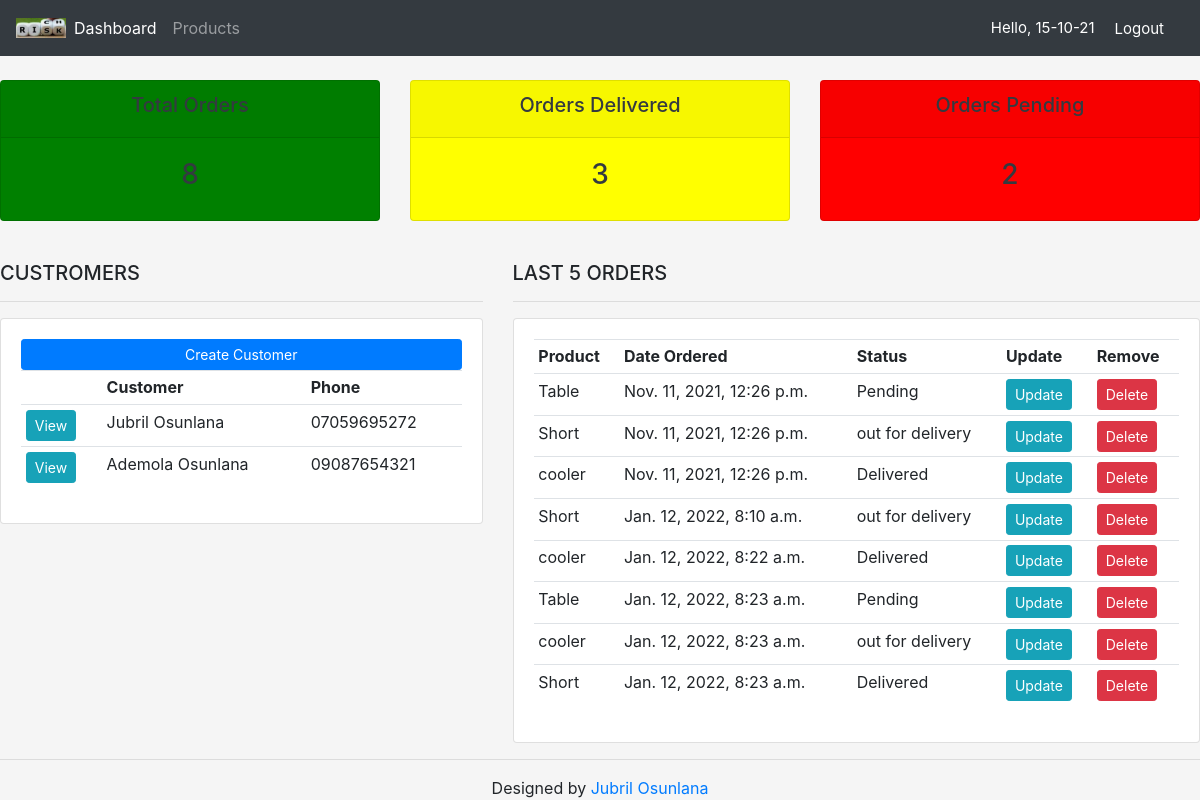
The app's page / (signed in) with its own data.
### crm/models.py (models this page shows, shortened)
class Customer(models.Model):
    name = models.CharField(max_length=200, null=True)
    phone = models.CharField(max_length=200, null=True)
    email = models.EmailField(max_length=200, null= True)
    date_created = models.DateTimeField(auto_now_add=True, null=True)

class Order(models.Model):
    STATUS = (
        ('Pending', 'Pending'),
        ('out for delivery', 'Out for delivery'),
        ('Delivered', 'Delivered'),
    )
    customer = models.ForeignKey(Customer, null=True, on_delete= models.SET_NULL)
    product = models.ForeignKey(Product, null=True, on_delete= models.SET_NULL)
    date_created = models.DateTimeField(auto_now_add=True, null=True)
    status = models.CharField(max_length=200, null=True, choices=STATUS)
    note = models.CharField(max_length=1000, null=True)

class Product(models.Model):
    CATEGORY = (
        ('Indoor', 'indoor'),
        ('Outdoor', 'Outdoor'),
    )
    name = models.CharField(max_length=200, null= True)
    price = models.FloatField(null= True)
    category = models.CharField(max_length=200, null= True, choices=CATEGORY)
    description = models.CharField(max_length=200, null= True)
    date_created = models.DateTimeField(auto_now_add=True, null=True)
    tags = models.ManyToManyField(Tag)
    def __str__(self):
        return self.name

### crm/views.py (the view)
# urls.py: path('', views.home, name = 'home'),
@login_required(login_url='login')
def home(request):
    orders = Order.objects.all()
    customers = Customer.objects.all()
    total_customers = customers.count()
    total_orders = orders.count()
    delivered = orders.filter(status='Delivered').count()
    pending = orders.filter(status='Pending').count()
    context = {'orders':orders, 'customers':customers, 'total_orders':total_orders, 'delivered':delivered, 'pending':pending}
    return render(request, 'crm/dashboard.html', context)

### crm/templates/crm/dashboard.html
{% extends 'crm/main.html' %}
{% block content %}
{% include 'crm/status.html' %}
<br>
<div class="row">
    <div class="col-md-5">
        <h5>CUSTROMERS</h5>
        <hr>
        <div class="card card-body">
            <a class="btn btn-primary btn-sm btn-block" href=""> Create Customer</a>
            <table class="table table-sm">
                <tr>
                    <th></th>
                    <th>Customer</th>
                    <th>Phone</th>
                </tr>
                {% for customer in customers %}
                    <tr>
                        <td><a class="btn btn-primary btn-sm btn-info" href="{% url 'customer' customer.id %}">View</a></td>
                        <td>{{customer.name}}</td>
                        <td>{{customer.phone}}</td>
                    </tr>
                {% endfor %}
            </table>
        </div>
    </div>
    <div class="col-md-7">
        <h5>LAST 5 ORDERS</h5>
        <hr>
        <div class="card card-body">
            <table class="table table-sm">
                <tr>
                    <th>Product</th>
                    <th>Date Ordered</th>
                    <th>Status</th>
                    <th>Update</th>
                    <th>Remove</th>
                </tr>
                {% for order in orders %}
                    <tr>
                        <td>{{order.product}}</td>
                        <td>{{order.date_created}}</td>
                        <td>{{order.status}}</td>
                        <td><a class="btn btn-primary btn-sm btn-info" href="{% url 'update_order' order.id %}">Update</a></td>
                        <td><a class="btn btn-primary btn-sm btn-danger" href="{% url 'delete_order' order.id %}">Delete</a></td>
                    </tr>
                {% endfor %}
            </table>
        </div>
    </div>
</div>
{% endblock %}

### crm/templates/crm/main.html (shortened to what this page needs)
{% load static %}
<!DOCTYPE html>
<html lang="en">
<head>
    <link rel="stylesheet" href="https://stackpath.bootstrapcdn.com/bootstrap/4.3.1/css/bootstrap.min.css"
>
    <link rel="stylesheet"  type="text/css" href="{% static '/css/main.css' %}">
</head>
<body>
    {% include 'crm/navbar.html' %}
    {% block content %}
    {% endblock %}
    <hr>
    <footer>
        <div class="container">
        <div class="row">
            <div class="col-sm-12">
            <div class="copyright-box">
                <div class="credits">
                <center>Designed by <a href="">Jubril Osunlana</a></center>
                </div>
            </div>
            </div>
        </div>
        </div>
    </footer>
</body>
</html>

### crm/templates/crm/navbar.html (shortened to what this page needs)
{% load static %}
<nav class="navbar navbar-expand-lg navbar-dark bg-dark">
   <img src="{% static '/images/logo.jpg' %}" alt="" width="50px" height="20px">
    <div class="collapse navbar-collapse" id="navbarNav">
      <ul class="navbar-nav">
        <li class="nav-item active">
          <a class="nav-link" href="{% url 'home' %}">Dashboard</a>
        </li>
        <li class="nav-item">
          <a class="nav-link" href="{% url 'products' %}">Products</a>
        </li>
      </ul>
    </div>
    <span class="hello-msg">Hello, {{ request.user}}</span>
    <span ><a class="hello-msg" href="{% url 'logout' %}">Logout</a></span>
  </nav>

### crm/templates/crm/status.html
<br>
<div class="row">
    <div class="col">
        <div class="col_md">
            <div class="card text-center text-dark mb-3" id="total-orders">
                <div class="card-header">
                    <h5 class="card-tittle"> Total Orders</h5>
                </div>
                <div class="card-body">
                    <h3 class="card-tittle">{{total_orders}}</h3>
                </div>
            </div>
        </div>
    </div>
    <div class="col">
        <div class="col_md">
            <div class="card text-center text-dark mb-3" id="orders-delivered">
                <div class="card-header">
                    <h5 class="card-tittle"> Orders Delivered</h5>
                </div>
                <div class="card-body">
                    <h3 class="card-tittle">{{delivered}}</h3>
                </div>
            </div>
        </div>
    </div>
    <div class="col">
        <div class="col_md">
            <div class="card text-center text-dark mb-3" id="orders-pending">
                <div class="card-header">
                    <h5 class="card-tittle"> Orders Pending</h5>
                </div>
                <div class="card-body">
                    <h3 class="card-tittle">{{pending}}</h3>
                </div>
            </div>
        </div>
    </div>
</div>

### static/css/main.css (style rules this page uses)
body { background-color: whitesmoke; }
#total-orders { background-color: green; }
#orders-delivered { background-color: yellow; }
#orders-pending { background-color: red; }

### crm/templates/crm/navbar.html (style rules this page uses)
.hello-msg { font-size:15px; color: #fff; margin-right: 20px; }

### records on screen
Customer: name "Jubril Osunlana", phone "07059695272"
Customer: name "Ademola Osunlana", phone "09087654321"
Order: product "Table", date_created "Nov. 11, 2021, 12:26 p.m.", status "Pending"
Order: product "Short", date_created "Nov. 11, 2021, 12:26 p.m.", status "out for delivery"
Order: product "cooler", date_created "Nov. 11, 2021, 12:26 p.m.", status "Delivered"
Order: product "Short", date_created "Jan. 12, 2022, 8:10 a.m.", status "out for delivery"
Order: product "cooler", date_created "Jan. 12, 2022, 8:22 a.m.", status "Delivered"
Order: product "Table", date_created "Jan. 12, 2022, 8:23 a.m.", status "Pending"
Order: product "cooler", date_created "Jan. 12, 2022, 8:23 a.m.", status "out for delivery"
Order: product "Short", date_created "Jan. 12, 2022, 8:23 a.m.", status "Delivered"

### other values on screen
{{ request.user }} "15-10-21"
{{ delivered }} "3"
{{ pending }} "2"
